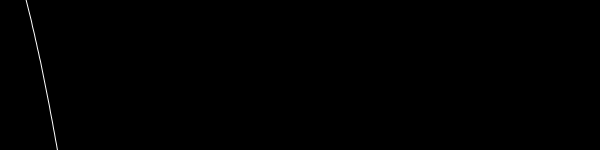
Frame 1 (no input)
Frame 60 (the mouse pressed at the canvas centre just before this capture): identical to frame 1, image omitted
Frame 120 (the mouse held since frame 60 and released just before this capture): identical to frame 1, image omitted

The Processing sketch that drew this single still picture (run headless with seeded random() and noise(); from frame 60 on, the mouse is pressed at the canvas centre):

// Processing sketch: playwithequations
// ── playwithequations.pde


void setup()
{
  size(600, 150);
  smooth();
}

void draw()
{
  pushMatrix();
  
  scale(1.0, 1.0);
  background(0, 0, 0);
  
  stroke(255, 255, 255);
  
  float prevY = 0;  
  for (int x=0; x<width; x++)
  {
    float y = pow(x,1.395) - pow(x,1.048) + 0.000 *x+ -62.000;
    
    line(x-1, prevY, x, y);
    prevY = y;
  }
  
  popMatrix();
}
